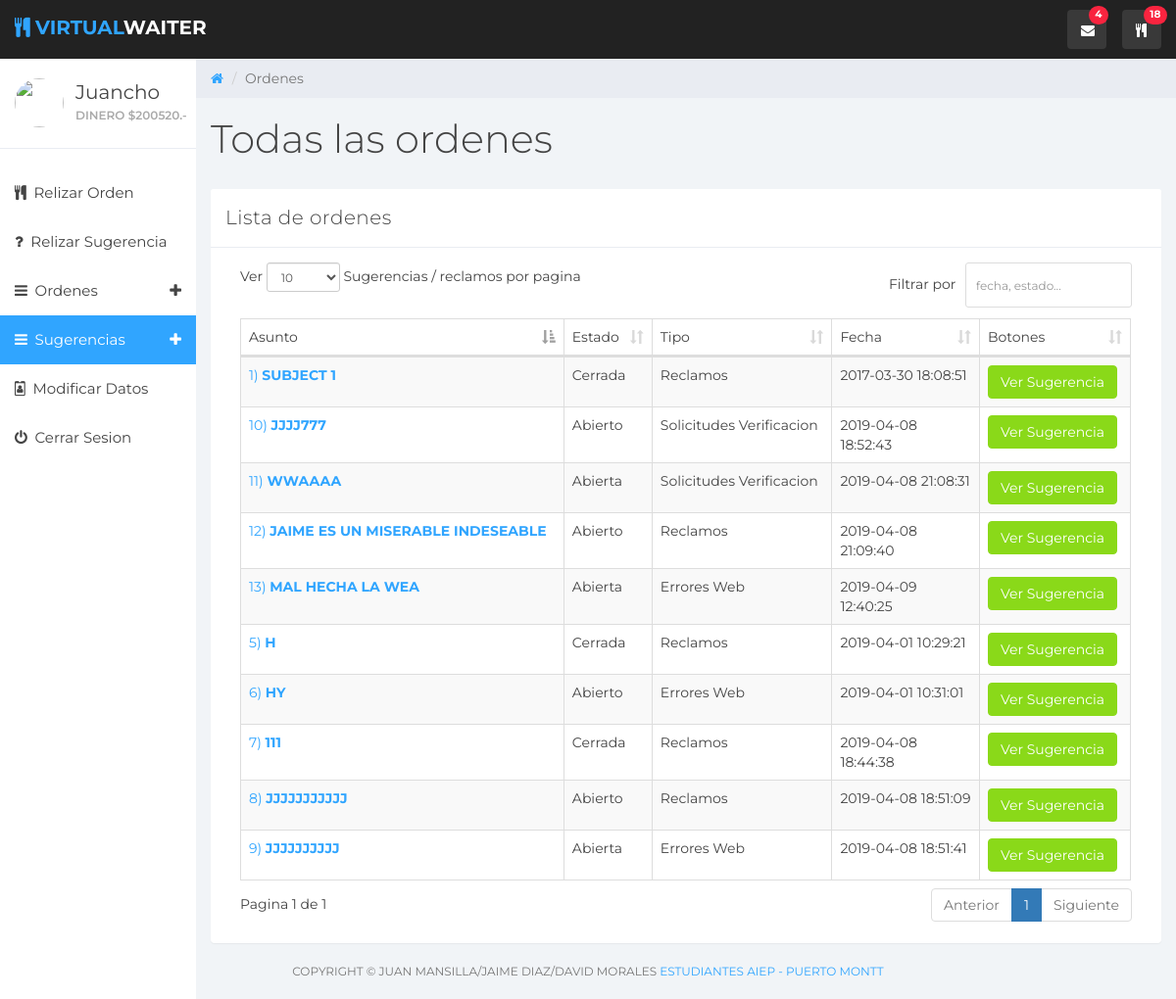
Page /sugerencias.php (signed in) on the committed database.
### tables this page shows
CREATE TABLE `usuario` (
  `id` int(11) NOT NULL,
  `tipo` varchar(15) NOT NULL DEFAULT 'Usuario',
  `nombre` varchar(15) NOT NULL,
  `usuario` varchar(10) NOT NULL,
  `contrasena` varchar(16) NOT NULL,
  `email` varchar(35) DEFAULT NULL,
  `direccion` varchar(300) DEFAULT NULL,
  `contacto` bigint(11) NOT NULL,
  `verificado` tinyint(1) NOT NULL DEFAULT '0',
  `estadocuenta` tinyint(4) NOT NULL DEFAULT '0'
);

CREATE TABLE `billeteradetalle` (
  `id` int(11) NOT NULL,
  `billetera` int(11) NOT NULL,
  `numerotargeta` varchar(16) NOT NULL,
  `cvv` int(3) NOT NULL,
  `dinero` int(11) NOT NULL DEFAULT '2000'
);

CREATE TABLE `sugerencia` (
  `id` int(11) NOT NULL,
  `usuario` int(11) NOT NULL,
  `asunto` varchar(100) NOT NULL,
  `descripcion` varchar(3000) NOT NULL,
  `estado` varchar(8) NOT NULL DEFAULT 'Abierto',
  `tipo` varchar(30) NOT NULL DEFAULT 'Others',
  `fecha` datetime NOT NULL DEFAULT CURRENT_TIMESTAMP,
  `disponibilidad` tinyint(4) NOT NULL DEFAULT '0'
);

### includes/conectar.php (called while the page is built, shortened)
<?php
$nom = $_SESSION['nom'];
$foto = $_SESSION['foto'];
?>

### includes/billetera.php (called while the page is built)
<?php
$uid=$_SESSION['uid'];
$sql = mysqli_query($con, "SELECT * FROM billetera where usuario = $uid");
while($row1 = mysqli_fetch_array($sql)){
$bid = $row1['id'];
}
$sql = mysqli_query($con, "SELECT * FROM billeteradetalle where billetera = $bid");
while($row1 = mysqli_fetch_array($sql)){
$din = $row1['dinero'];
}
?>

### sugerencias.php (the view, shortened to what this page needs)
<?php
include 'includes/conectar.php';
include 'includes/billetera.php';
	if($_SESSION['usuarioc']==session_id())
	{
		?>
<!DOCTYPE html>
<html lang="en">
<head>
  <link href="css/bootstrap.min.css" rel="stylesheet">
  <link href="css/font-awesome.min.css" rel="stylesheet">
  <link href="css/datepicker3.css" rel="stylesheet">
  <link href="css/styles.css" rel="stylesheet">
  <link rel="stylesheet" type="text/css" href="js/datatable/dataTable.bootstrap.min.css">
</head>
<body>
<?php include('routers/navbar_usu.php');?>
<div class="col-sm-9 col-sm-offset-3 col-lg-10 col-lg-offset-2 main">
    <div class="row">
      <ol class="breadcrumb">
        <li><a href="#">
          <em class="fa fa-home"></em>
        </a></li>
        <li class="active">Ordenes</li>
      </ol>
    </div>
    <div class="row">
      <div class="col-lg-12">
        <h1 class="page-header">Todas las ordenes</h1>
      </div>
    </div>
    <div class="row">
      <div class="col-lg-12">
        <div class="panel panel-default">
          <div class="panel-heading">Lista de ordenes</div>
          <div class="panel-body">
          <div class="col-md-12">
          <table id="myTable" class="table table-bordered table-striped">
            <thead>
              <tr>
                <td>Asunto</td>
                <td>Estado</td>
                <td>Tipo</td>
                <td>Fecha</td>
                <td>Botones</td>
              </tr>
            </thead>
            <tbody>
					<?php
                  $est = "";
                  $id = "";
                  if(isset($_GET['id'])){
                    $id = $_GET['id'];
                  }else{
                    $id = '%';
                  }
                  if ($est != "") {
                    $sql = mysqli_query($con, "SELECT * FROM sugerencia WHERE usuario = $uid AND estado LIKE '$est' AND not disponibilidad;");
                  }else if ($id != "") {
                    $sql = mysqli_query($con, "SELECT * FROM sugerencia WHERE usuario = $uid AND id LIKE '$id';");
                  }
									while($row = mysqli_fetch_array($sql)){
					echo'
              <tr>
                <td><a href="ver_sugerencias.php?id='.$row['id'].'">'.$row['id'].') <label>'.strtoupper($row['asunto']).'</label></td>
                <td>'.$row['estado'].'</td>
                <td>'.$row['tipo'].'</td>
                <td>'.$row['fecha'].'</td>
                <td>
                    <a href="ver_sugerencias.php?id='.$row['id'].'"><button type="button" class="btn btn-success">Ver Sugerencia</button></a>
                </td>
              </tr>
            ';
									}
									?>
            </tbody>
          </table>
          </div>
          </div>
          </div>
        </div>
      </div>
    </div>
  <div class="col-sm-12">
      <p class="back-link">Copyright © Juan Mansilla/Jaime Diaz/David Morales <a href="https://www.aiep.cl">Estudiantes AIEP - Puerto Montt</a></p>
  </div>
</body>
</html>
<?php
	}
?>

### routers/navbar_usu.php (shortened to what this page needs)
<?php
function active($currect_page){
$url_array = explode('/', $_SERVER['REQUEST_URI']);
$url = end($url_array);
  if($currect_page == $url){
    echo 'active';
  }
}
?>
<nav class="navbar navbar-custom navbar-fixed-top" role="navigation">
    <div class="container-fluid">
      <div class="navbar-header">
          <a class="navbar-brand" href="#"><span><i class="fa fa-cutlery" aria-hidden="true"></i> <strong>Virtual</span>Waiter  </strong></a>
          <?php include('routers/iconos_usu.php');?>
  </nav>
  <div id="sidebar-collapse" class="col-sm-3 col-lg-2 sidebar">
    <div class="profile-sidebar">
      <div class="profile-userpic">
        <img src="<?php echo $foto;?>" alt="">
      </div>
      <div class="profile-usertitle">
        <div class="profile-usertitle-name"><?php echo $nom;?></div>
        <div class="profile-usertitle-status"><span>
        <?php
        $sql = mysqli_query($con, "SELECT * FROM usuario where id = $uid;");
        while($row = mysqli_fetch_array($sql)){
            $op = $row['estadocuenta'];
            if ($op == 0) {
              echo "Dinero $" .$din.".-";
            } else {
              echo "Sin Monedero<br><a href='mis_sugerencias.php'>Solicitar</a>";
            };
        };
        ?>
        </span></div>
      </div>
    </div>
    <ul class="nav menu">
      <li class="<?php active('index.php'); active('ordenes_l.php'); active('confirmacion_orden.php');?>">
       <a href="index.php"><em class="fa fa-cutlery">&nbsp;</em> Relizar Orden</a></li>
      <li class="<?php active('mis_sugerencias.php');?>">
       <a href="mis_sugerencias.php"><em class="fa fa-question">&nbsp;</em> Relizar Sugerencia</a></li>
      <li class="parent
          ?>">
       <a data-toggle="collapse" href="#sub-item-1">
      <em class="fa fa-navicon">&nbsp;</em> Ordenes <span data-toggle="collapse" href="#sub-item-1" class="icon pull-right"><em class="fa fa-plus"></em></span>
        </a>
      </li>
      <li class="parent
        <?php
            active('sugerencias.php');
          ?>">
            <a data-toggle="collapse" href="#sub-item-2">
        <em class="fa fa-navicon">&nbsp;</em> Sugerencias <span data-toggle="collapse" href="#sub-item-2" class="icon pull-right"><em class="fa fa-plus"></em></span>
        </a>
      <li class="<?php active('detalle.php');?>"><a href="detalle.php"><em class="fa fa-id-badge">&nbsp;</em> Modificar Datos</a></li>
      <li><a href="routers/cerrar_sesion.php"><em class="fa fa-power-off">&nbsp;</em> Cerrar Sesion</a></li>
    </ul>
  </div>

### css/styles.css (style rules this page uses)
body { background: #f1f4f7; padding-top: 60px; font-size: 14px; color: #444444; font-family: "Montserrat", "Helvetica Neue", Helvetica, Arial, sans-serif; }
p { color: #777; }
a, a:hover, a:focus { color: #30a5ff; }
h1, h2, h3, h4, h5, h6 { color: #444444; }
h1 { font-weight: 300; font-size: 40px; }
.navbar-custom { background: #222; height: 60px; }
.navbar-header .navbar-brand { color: #fff; font-size: 20px; text-transform: uppercase; font-weight: 500; height: 60px; padding-top: 18px; }
.navbar-header .navbar-brand span { color: #30a5ff; }
.btn-success, .btn-success:hover, .btn-success:focus, .btn-success:active, .btn-success.active, .open > .dropdown-toggle.btn-success, .btn-success.disabled, .btn-success[disabled], fieldset[disabled] .btn-success, .btn-success.disabled:hover, .btn-success[disabled]:hover, fieldset[disabled] .btn-success:hover, .btn-success.disabled:focus, .btn-success[disabled]:focus, fieldset[disabled] .btn-success:focus, .btn-success.disabled:active, .btn-success[disabled]:active, fieldset[disabled] .btn-success:active, .btn-success.disabled.active, .btn-success[disabled].active, fieldset[disabled] .btn-success.active { background-color: #8ad919; border-color: #8ad919; }
.panel { border: 0; }
.panel-heading { font-size: 20px; font-weight: 300; letter-spacing: 0.025em; height: 60px; line-height: 38px; }
.panel-default .panel-heading { background: #fff; border-bottom: 1px solid #e9ecf2; color: #444444; }
.navbar { border: 0; }
.sidebar { display: block; padding: 0; display: none; box-shadow: none; background: #fff; }
.sidebar ul { margin: 20px 0px; }
@media (min-width: 768px) { .sidebar { display: block; position: fixed; top: 60px; bottom: 0; left: 0; z-index: 1000; display: block; margin: 0; padding: 0; overflow-x: hidden; overflow-y: auto; } }
@media (min-width: 768px) { .navbar-header { width: 100%; } }
.sidebar ul.nav .active a, .sidebar ul.nav li.parent a.active, .sidebar ul.nav .active > a:hover, .sidebar ul.nav li.parent a.active:hover, .sidebar ul.nav .active > a:focus, .sidebar ul.nav li.parent a.active:focus { color: #fff; background-color: #30a5ff; }
.sidebar ul.nav li a { height: 50px; font-size: 15px; line-height: 2em; color: #444444; }
.profile-sidebar { padding: 10px 0; border-bottom: 1px solid #e9ecf2; }
.profile-userpic img { float: left; margin: 10px 0px 0px 15px; width: 50px; height: 50px; border-radius: 9999px !important; }
.profile-usertitle { float: left; text-align: left; margin: 10px 0 0 12px; }
.profile-usertitle-name { font-size: 20px; margin-bottom: 0px; }
.profile-usertitle-status { text-transform: uppercase; color: #AAA; font-size: 12px; font-weight: 600; margin-bottom: 15px; }
.breadcrumb { border-radius: 0; padding: 10px 15px 10px 15px; background: #e9ecf2; margin: 0; }
h1.page-header { margin-top: 20px; border-bottom: 0; }
.table { background: #fff; }
p.back-link { text-align: center; margin-bottom: 20px; font-size: 12px; text-transform: uppercase; }

### rows in the picture
billeteradetalle: dinero "200520"
sugerencia: id "1", asunto "SUBJECT 1", estado "Cerrada", tipo "Reclamos", fecha "2017-03-30 18:08:51"
sugerencia: id "5", asunto "H", estado "Cerrada", tipo "Reclamos", fecha "2019-04-01 10:29:21"
sugerencia: id "6", asunto "HY", estado "Abierto", tipo "Errores Web", fecha "2019-04-01 10:31:01"
sugerencia: id "7", asunto "111", estado "Cerrada", tipo "Reclamos", fecha "2019-04-08 18:44:38"
sugerencia: id "8", asunto "JJJJJJJJJJJ", estado "Abierto", tipo "Reclamos", fecha "2019-04-08 18:51:09"
sugerencia: id "9", asunto "JJJJJJJJJJ", estado "Abierta", tipo "Errores Web", fecha "2019-04-08 18:51:41"
sugerencia: id "10", asunto "JJJJ777", estado "Abierto", tipo "Solicitudes Verificacion", fecha "2019-04-08 18:52:43"
sugerencia: id "11", asunto "WWAAAA", estado "Abierta", tipo "Solicitudes Verificacion", fecha "2019-04-08 21:08:31"
sugerencia: id "12", asunto "JAIME ES UN MISERABLE INDESEABLE", estado "Abierto", tipo "Reclamos", fecha "2019-04-08 21:09:40"
sugerencia: id "13", asunto "MAL HECHA LA WEA", estado "Abierta", tipo "Errores Web", fecha "2019-04-09 12:40:25"

### other values in the picture
$row[0] "4"
$row[0] "18"
$nom "Juancho"
